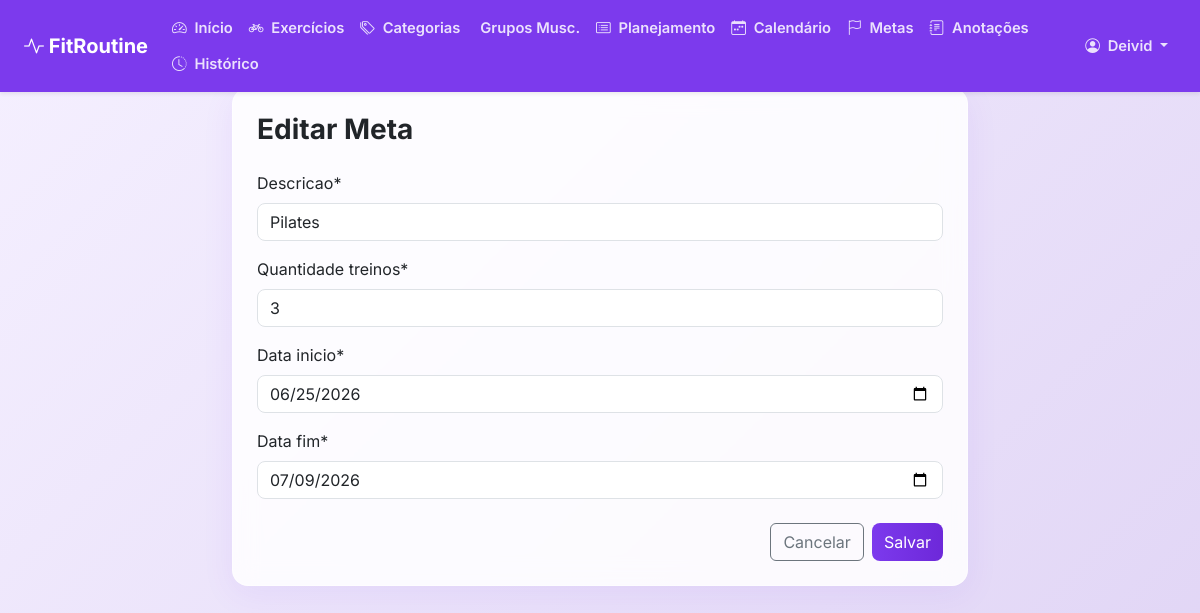
Page /metas/1/editar/ (signed in) on the committed database.
### core/models.py (models this page shows, shortened)
class MetaSemanal(models.Model):
    usuario = models.ForeignKey(User, on_delete=models.CASCADE)
    descricao = models.CharField(max_length=300)
    quantidade_treinos = models.PositiveIntegerField()
    data_inicio = models.DateField()
    data_fim = models.DateField()
    concluida = models.BooleanField(default=False)
    criado_em = models.DateTimeField(auto_now_add=True)

### core/views.py (the view)
# urls.py: path('metas/<int:pk>/editar/', views.meta_update, name='meta_update'),
@login_required
def meta_update(request, pk):
    meta = get_object_or_404(MetaSemanal, pk=pk, usuario=request.user)
    if request.method == 'POST':
        form = MetaSemanalForm(request.POST, instance=meta)
        if form.is_valid():
            form.save()
            messages.success(request, 'Meta atualizada com sucesso!')
            return redirect('metas')
    else:
        form = MetaSemanalForm(instance=meta)
    return render(request, 'core/meta_form.html', {'form': form, 'title': 'Editar Meta'})

### core/forms.py
class MetaSemanalForm(forms.ModelForm):
    class Meta:
        model = MetaSemanal
        fields = ['descricao', 'quantidade_treinos', 'data_inicio', 'data_fim']
        widgets = {
            'data_inicio': forms.DateInput(attrs={'type': 'date'}),
            'data_fim': forms.DateInput(attrs={'type': 'date'}),
        }

### core/templates/core/meta_form.html (shortened to what this page needs)
{% extends 'core/base.html' %}
{% block content %}
<div class="row justify-content-center">
    <div class="col-md-8">
        <div class="card p-4">
            <h3 class="fw-bold mb-4">{{ title }}</h3>
            <form method="post">
                {% load crispy_forms_tags %}
                {{ form|crispy }}
                <div class="d-flex justify-content-end gap-2 mt-4">
                    <a href="{% url 'metas' %}" class="btn btn-outline-secondary">Cancelar</a>
                    <button type="submit" class="btn btn-primary">Salvar</button>
                </div>
            </form>
        </div>
    </div>
</div>
{% endblock %}

### core/templates/core/base.html (shortened to what this page needs)
<!DOCTYPE html>
<html lang="pt-BR">
<head>
    <link href="https://cdn.jsdelivr.net/npm/bootstrap@5.3.0/dist/css/bootstrap.min.css" rel="stylesheet">
    <link rel="stylesheet" href="https://cdn.jsdelivr.net/npm/bootstrap-icons@1.10.5/font/bootstrap-icons.css">
    {% load static %}
    <link rel="stylesheet" href="{% static 'css/style.css' %}">
</head>
<body>
<nav class="navbar navbar-expand-lg navbar-dark shadow-sm fixed-top" id="mainNavbar">
  <div class="container-fluid px-3 px-lg-4">
    <a class="navbar-brand fw-bold" href="{% url 'home' %}">
        <i class="bi bi-activity"></i> FitRoutine
    </a>
    <div class="collapse navbar-collapse" id="navbarNav">
      {% if user.is_authenticated %}
      <ul class="navbar-nav flex-wrap">
        <li class="nav-item">
          <a class="nav-link {% if request.resolver_match.url_name == 'dashboard' %}active{% endif %}" href="{% url 'dashboard' %}">
            <i class="bi bi-speedometer2"></i> Início
          </a>
        </li>
        <li class="nav-item">
          <a class="nav-link {% if request.resolver_match.url_name == 'exercicios' %}active{% endif %}" href="{% url 'exercicios' %}">
            <i class="bi bi-bicycle"></i> Exercícios
          </a>
        </li>
        <li class="nav-item">
          <a class="nav-link {% if request.resolver_match.url_name == 'categorias' %}active{% endif %}" href="{% url 'categorias' %}">
            <i class="bi bi-tags"></i> Categorias
          </a>
        </li>
        <li class="nav-item">
          <a class="nav-link {% if request.resolver_match.url_name == 'grupos' %}active{% endif %}" href="{% url 'grupos' %}">
             Grupos Musc.
          </a>
        </li>
        <li class="nav-item">
          <a class="nav-link {% if request.resolver_match.url_name == 'planejamentos' or request.resolver_match.url_name == 'planejamento_detail' %}active{% endif %}" href="{% url 'planejamentos' %}">
            <i class="bi bi-card-list"></i> Planejamento
          </a>
        </li>
        <li class="nav-item">
          <a class="nav-link {% if request.resolver_match.url_name == 'calendario' %}active{% endif %}" href="{% url 'calendario' %}">
            <i class="bi bi-calendar-week"></i> Calendário
          </a>
        </li>
        <li class="nav-item">
          <a class="nav-link {% if request.resolver_match.url_name == 'metas' %}active{% endif %}" href="{% url 'metas' %}">
            <i class="bi bi-flag"></i> Metas
          </a>
        </li>
        <li class="nav-item">
          <a class="nav-link {% if request.resolver_match.url_name == 'anotacoes' %}active{% endif %}" href="{% url 'anotacoes' %}">
            <i class="bi bi-journal-text"></i> Anotações
          </a>
        </li>
        <li class="nav-item">
          <a class="nav-link {% if request.resolver_match.url_name == 'historico' %}active{% endif %}" href="{% url 'historico' %}">
            <i class="bi bi-clock-history"></i> Histórico
          </a>
        </li>
      </ul>
      <ul class="navbar-nav ms-auto flex-wrap align-items-lg-center">
        <li class="nav-item dropdown">
            <a class="nav-link dropdown-toggle" href="#" id="navbarUser" role="button" data-bs-toggle="dropdown" aria-expanded="false">
                <i class="bi bi-person-circle"></i> {{ user.first_name|default:user.username }}
            </a>
        </li>
      </ul>
      {% endif %}
    </div>
  </div>
</nav>
<div class="container pb-5" id="mainContent">
    {% block content %}
    {% endblock %}
</div>
</body>
</html>

### static/css/style.css (style rules this page uses)
:root { --primary: #7C3AED; --primary-hover: #6D28D9; --secondary: #C084FC; --accent: #EC4899; --bg-main: #FFFFFF; --bg-subtle: #F5F0FF; --text-main: #1A1A2E; --text-sec: #6B7280; --success: #10B981; --pending: #F59E0B; }
body { font-family: 'Inter', sans-serif; background: linear-gradient(135deg, var(--bg-subtle) 0%, #E0D4F5 100%); color: var(--text-main); min-height: 100vh; }
.navbar { background-color: var(--primary) !important; padding-top: 0.6rem; padding-bottom: 0.6rem; }
.navbar-brand, .nav-link { color: rgba(255, 255, 255, 0.85) !important; }
.navbar-brand { color: #FFFFFF !important; }
.navbar .nav-link { font-size: 0.92rem; font-weight: 600; padding: 0.45rem 0.65rem; border-radius: 8px; white-space: nowrap; }
.navbar .nav-link i { margin-right: 0.25rem; }
#mainContent { padding-top: 5.5rem; }
.btn-primary { background: linear-gradient(90deg, var(--primary) 0%, var(--primary-hover) 100%); border: none; border-radius: 8px; color: white; transition: all 0.3s ease; }
.card { border: 1px solid rgba(255, 255, 255, 0.4); border-radius: 16px; background: rgba(255, 255, 255, 0.85); backdrop-filter: blur(12px); -webkit-backdrop-filter: blur(12px); box-shadow: 0 8px 32px rgba(124, 58, 237, 0.08); transition: all 0.3s cubic-bezier(0.25, 0.8, 0.25, 1); animation: fadeIn 0.6s ease-out; }
.form-control, .form-select { border-radius: 8px; }

### rows in the picture
MetaSemanal: descricao "Pilates", quantidade_treinos "3", data_inicio "06/25/2026", data_fim "07/09/2026"

### other values in the picture
{{ user.first_name|default:user.username }} "Deivid"
{{ title }} "Editar Meta"
